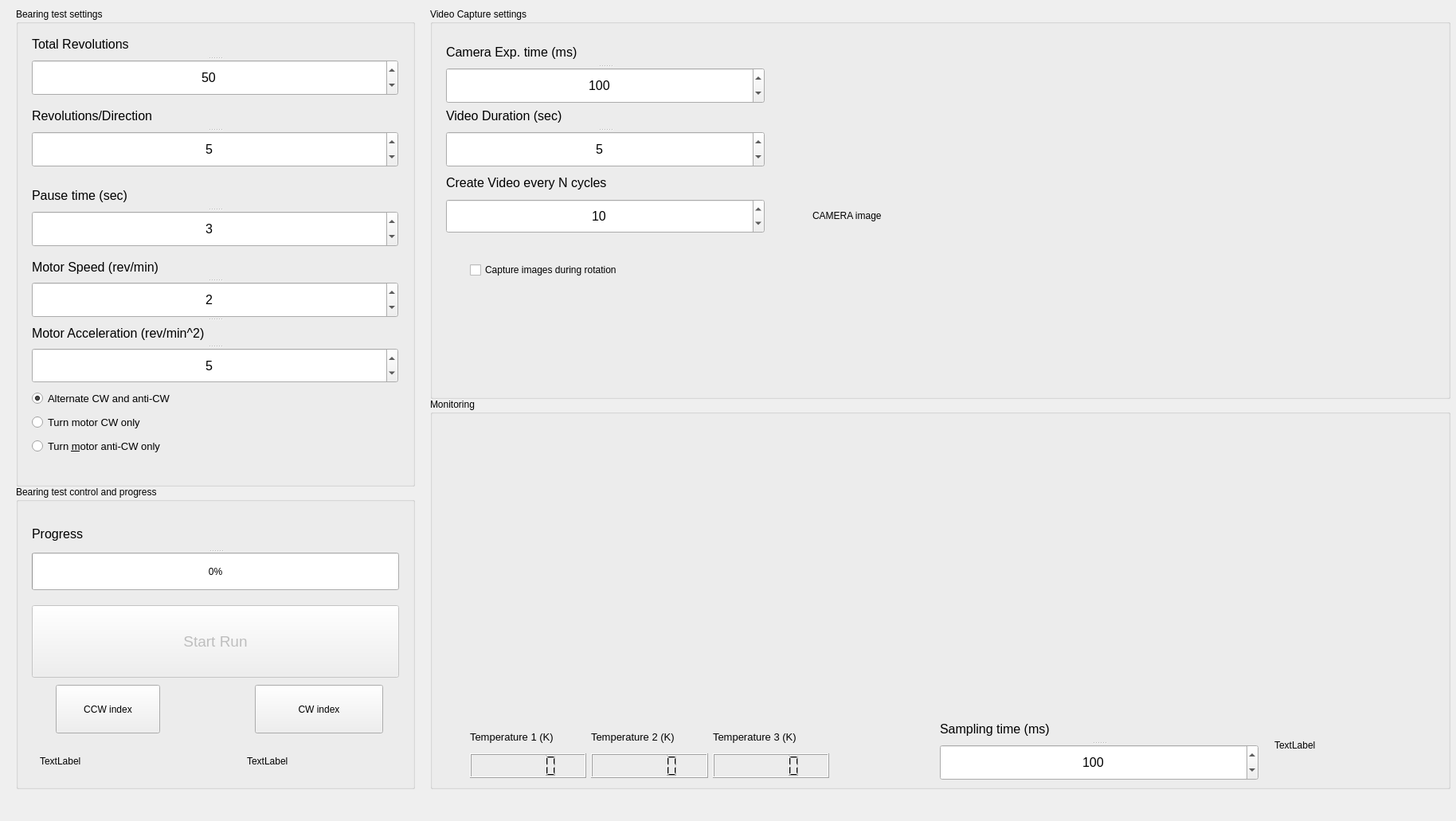
<?xml version="1.0" encoding="UTF-8"?>
<ui version="4.0">
 <class>MainWindow</class>
 <widget class="QMainWindow" name="MainWindow">
  <property name="geometry">
   <rect>
    <x>0</x>
    <y>0</y>
    <width>1828</width>
    <height>1031</height>
   </rect>
  </property>
  <property name="windowTitle">
   <string>MainWindow</string>
  </property>
  <widget class="QWidget" name="centralwidget">
   <widget class="QGroupBox" name="MotorSettings">
    <property name="geometry">
     <rect>
      <x>20</x>
      <y>10</y>
      <width>501</width>
      <height>601</height>
     </rect>
    </property>
    <property name="title">
     <string>Bearing test settings</string>
    </property>
    <widget class="QSplitter" name="splitter_8">
     <property name="enabled">
      <bool>true</bool>
     </property>
     <property name="geometry">
      <rect>
       <x>20</x>
       <y>120</y>
       <width>460</width>
       <height>80</height>
      </rect>
     </property>
     <property name="orientation">
      <enum>Qt::Vertical</enum>
     </property>
     <property name="childrenCollapsible">
      <bool>false</bool>
     </property>
     <widget class="QLabel" name="label_19">
      <property name="font">
       <font>
        <pointsize>12</pointsize>
       </font>
      </property>
      <property name="text">
       <string>Revolutions/Direction</string>
      </property>
     </widget>
     <widget class="QSpinBox" name="motor_revolutions_per_direction_spinBox">
      <property name="font">
       <font>
        <pointsize>12</pointsize>
       </font>
      </property>
      <property name="alignment">
       <set>Qt::AlignCenter</set>
      </property>
      <property name="maximum">
       <number>99999999</number>
      </property>
      <property name="value">
       <number>5</number>
      </property>
     </widget>
    </widget>
    <widget class="QSplitter" name="splitter">
     <property name="enabled">
      <bool>true</bool>
     </property>
     <property name="geometry">
      <rect>
       <x>20</x>
       <y>30</y>
       <width>460</width>
       <height>80</height>
      </rect>
     </property>
     <property name="orientation">
      <enum>Qt::Vertical</enum>
     </property>
     <property name="childrenCollapsible">
      <bool>false</bool>
     </property>
     <widget class="QLabel" name="label_2">
      <property name="font">
       <font>
        <pointsize>12</pointsize>
       </font>
      </property>
      <property name="text">
       <string>Total Revolutions</string>
      </property>
     </widget>
     <widget class="QSpinBox" name="motor_total_revolutions_spinBox">
      <property name="font">
       <font>
        <pointsize>12</pointsize>
       </font>
      </property>
      <property name="alignment">
       <set>Qt::AlignCenter</set>
      </property>
      <property name="minimum">
       <number>0</number>
      </property>
      <property name="maximum">
       <number>160000</number>
      </property>
      <property name="value">
       <number>50</number>
      </property>
     </widget>
    </widget>
    <widget class="QSplitter" name="splitter_2">
     <property name="geometry">
      <rect>
       <x>20</x>
       <y>220</y>
       <width>460</width>
       <height>80</height>
      </rect>
     </property>
     <property name="orientation">
      <enum>Qt::Vertical</enum>
     </property>
     <property name="childrenCollapsible">
      <bool>false</bool>
     </property>
     <widget class="QLabel" name="label_4">
      <property name="font">
       <font>
        <pointsize>12</pointsize>
       </font>
      </property>
      <property name="text">
       <string>Pause time (sec)</string>
      </property>
     </widget>
     <widget class="QSpinBox" name="pause_time_spinBox">
      <property name="font">
       <font>
        <pointsize>12</pointsize>
       </font>
      </property>
      <property name="alignment">
       <set>Qt::AlignCenter</set>
      </property>
      <property name="maximum">
       <number>1300000</number>
      </property>
      <property name="value">
       <number>3</number>
      </property>
     </widget>
    </widget>
    <widget class="QSplitter" name="splitter_5">
     <property name="geometry">
      <rect>
       <x>20</x>
       <y>310</y>
       <width>460</width>
       <height>161</height>
      </rect>
     </property>
     <property name="orientation">
      <enum>Qt::Vertical</enum>
     </property>
     <property name="childrenCollapsible">
      <bool>false</bool>
     </property>
     <widget class="QSplitter" name="splitter_4">
      <property name="orientation">
       <enum>Qt::Vertical</enum>
      </property>
      <property name="childrenCollapsible">
       <bool>false</bool>
      </property>
      <widget class="QLabel" name="label_3">
       <property name="font">
        <font>
         <pointsize>12</pointsize>
        </font>
       </property>
       <property name="text">
        <string>Motor Speed (rev/min)</string>
       </property>
      </widget>
      <widget class="QSpinBox" name="motor_speed_spinBox">
       <property name="font">
        <font>
         <pointsize>12</pointsize>
        </font>
       </property>
       <property name="alignment">
        <set>Qt::AlignCenter</set>
       </property>
       <property name="value">
        <number>2</number>
       </property>
      </widget>
     </widget>
     <widget class="QSplitter" name="splitter_3">
      <property name="orientation">
       <enum>Qt::Vertical</enum>
      </property>
      <property name="childrenCollapsible">
       <bool>false</bool>
      </property>
      <widget class="QLabel" name="label_5">
       <property name="font">
        <font>
         <pointsize>12</pointsize>
        </font>
       </property>
       <property name="text">
        <string>Motor Acceleration (rev/min^2)</string>
       </property>
      </widget>
      <widget class="QSpinBox" name="motor_acceleration_spinBox">
       <property name="font">
        <font>
         <pointsize>12</pointsize>
        </font>
       </property>
       <property name="alignment">
        <set>Qt::AlignCenter</set>
       </property>
       <property name="value">
        <number>5</number>
       </property>
      </widget>
     </widget>
    </widget>
    <widget class="QRadioButton" name="motor_anti_CW_radioButton">
     <property name="geometry">
      <rect>
       <x>20</x>
       <y>540</y>
       <width>460</width>
       <height>20</height>
      </rect>
     </property>
     <property name="font">
      <font>
       <pointsize>10</pointsize>
      </font>
     </property>
     <property name="text">
      <string>Turn &amp;motor anti-CW only</string>
     </property>
    </widget>
    <widget class="QRadioButton" name="motor_CW_radioButton">
     <property name="geometry">
      <rect>
       <x>20</x>
       <y>510</y>
       <width>460</width>
       <height>20</height>
      </rect>
     </property>
     <property name="font">
      <font>
       <pointsize>10</pointsize>
      </font>
     </property>
     <property name="text">
      <string>Turn motor CW only</string>
     </property>
    </widget>
    <widget class="QRadioButton" name="motor_alternate_direction_radioButton">
     <property name="geometry">
      <rect>
       <x>20</x>
       <y>480</y>
       <width>460</width>
       <height>20</height>
      </rect>
     </property>
     <property name="font">
      <font>
       <pointsize>10</pointsize>
      </font>
     </property>
     <property name="text">
      <string>Alternate CW and anti-CW</string>
     </property>
     <property name="checked">
      <bool>true</bool>
     </property>
    </widget>
   </widget>
   <widget class="QGroupBox" name="groupBox_2">
    <property name="geometry">
     <rect>
      <x>540</x>
      <y>10</y>
      <width>1281</width>
      <height>491</height>
     </rect>
    </property>
    <property name="title">
     <string>Video Capture settings</string>
    </property>
    <widget class="QSplitter" name="splitter_9">
     <property name="geometry">
      <rect>
       <x>20</x>
       <y>40</y>
       <width>400</width>
       <height>80</height>
      </rect>
     </property>
     <property name="orientation">
      <enum>Qt::Vertical</enum>
     </property>
     <widget class="QLabel" name="label_21">
      <property name="font">
       <font>
        <pointsize>12</pointsize>
       </font>
      </property>
      <property name="text">
       <string>Camera Exp. time (ms)</string>
      </property>
     </widget>
     <widget class="QSpinBox" name="camera_exp_time_spinBox">
      <property name="font">
       <font>
        <pointsize>12</pointsize>
       </font>
      </property>
      <property name="alignment">
       <set>Qt::AlignCenter</set>
      </property>
      <property name="maximum">
       <number>999999</number>
      </property>
      <property name="value">
       <number>100</number>
      </property>
     </widget>
    </widget>
    <widget class="QSplitter" name="splitter_7">
     <property name="geometry">
      <rect>
       <x>20</x>
       <y>120</y>
       <width>400</width>
       <height>80</height>
      </rect>
     </property>
     <property name="orientation">
      <enum>Qt::Vertical</enum>
     </property>
     <widget class="QLabel" name="label_9">
      <property name="font">
       <font>
        <pointsize>12</pointsize>
       </font>
      </property>
      <property name="text">
       <string>Video Duration (sec)</string>
      </property>
     </widget>
     <widget class="QSpinBox" name="video_duration_spinBox">
      <property name="font">
       <font>
        <pointsize>12</pointsize>
       </font>
      </property>
      <property name="alignment">
       <set>Qt::AlignCenter</set>
      </property>
      <property name="value">
       <number>5</number>
      </property>
     </widget>
    </widget>
    <widget class="QLabel" name="image_camera_livestream">
     <property name="geometry">
      <rect>
       <x>480</x>
       <y>50</y>
       <width>651</width>
       <height>421</height>
      </rect>
     </property>
     <property name="autoFillBackground">
      <bool>false</bool>
     </property>
     <property name="text">
      <string>CAMERA image</string>
     </property>
     <property name="scaledContents">
      <bool>true</bool>
     </property>
    </widget>
    <widget class="QCheckBox" name="CaptureImagesDuringRotation">
     <property name="geometry">
      <rect>
       <x>50</x>
       <y>310</y>
       <width>361</width>
       <height>38</height>
      </rect>
     </property>
     <property name="text">
      <string>Capture images during rotation</string>
     </property>
    </widget>
    <widget class="QLabel" name="label_13">
     <property name="geometry">
      <rect>
       <x>20</x>
       <y>203</y>
       <width>400</width>
       <height>33</height>
      </rect>
     </property>
     <property name="font">
      <font>
       <pointsize>12</pointsize>
      </font>
     </property>
     <property name="text">
      <string>Create Video every N cycles</string>
     </property>
    </widget>
    <widget class="QSpinBox" name="video_cycle_spinBox">
     <property name="geometry">
      <rect>
       <x>20</x>
       <y>240</y>
       <width>400</width>
       <height>43</height>
      </rect>
     </property>
     <property name="font">
      <font>
       <pointsize>12</pointsize>
      </font>
     </property>
     <property name="alignment">
      <set>Qt::AlignCenter</set>
     </property>
     <property name="minimum">
      <number>1</number>
     </property>
     <property name="maximum">
      <number>999</number>
     </property>
     <property name="value">
      <number>10</number>
     </property>
    </widget>
   </widget>
   <widget class="QGroupBox" name="groupBox_3">
    <property name="geometry">
     <rect>
      <x>20</x>
      <y>610</y>
      <width>501</width>
      <height>381</height>
     </rect>
    </property>
    <property name="title">
     <string>Bearing test control and progress</string>
    </property>
    <widget class="QPushButton" name="start_run_button">
     <property name="enabled">
      <bool>false</bool>
     </property>
     <property name="geometry">
      <rect>
       <x>20</x>
       <y>150</y>
       <width>461</width>
       <height>91</height>
      </rect>
     </property>
     <property name="font">
      <font>
       <pointsize>14</pointsize>
      </font>
     </property>
     <property name="text">
      <string>Start Run</string>
     </property>
    </widget>
    <widget class="QSplitter" name="splitter_6">
     <property name="geometry">
      <rect>
       <x>20</x>
       <y>40</y>
       <width>461</width>
       <height>91</height>
      </rect>
     </property>
     <property name="orientation">
      <enum>Qt::Vertical</enum>
     </property>
     <widget class="QLabel" name="label_8">
      <property name="font">
       <font>
        <pointsize>12</pointsize>
       </font>
      </property>
      <property name="text">
       <string>Progress</string>
      </property>
     </widget>
     <widget class="QProgressBar" name="revolutions_counter">
      <property name="value">
       <number>0</number>
      </property>
     </widget>
    </widget>
    <widget class="QPushButton" name="doCCWindex">
     <property name="geometry">
      <rect>
       <x>50</x>
       <y>250</y>
       <width>131</width>
       <height>61</height>
      </rect>
     </property>
     <property name="text">
      <string>CCW index</string>
     </property>
    </widget>
    <widget class="QPushButton" name="doCWindex">
     <property name="geometry">
      <rect>
       <x>300</x>
       <y>250</y>
       <width>161</width>
       <height>61</height>
      </rect>
     </property>
     <property name="text">
      <string>CW index</string>
     </property>
    </widget>
    <widget class="QLabel" name="encoderAValue">
     <property name="geometry">
      <rect>
       <x>30</x>
       <y>330</y>
       <width>171</width>
       <height>32</height>
      </rect>
     </property>
     <property name="text">
      <string>TextLabel</string>
     </property>
    </widget>
    <widget class="QLabel" name="encoderBValue">
     <property name="geometry">
      <rect>
       <x>290</x>
       <y>330</y>
       <width>181</width>
       <height>32</height>
      </rect>
     </property>
     <property name="text">
      <string>TextLabel</string>
     </property>
    </widget>
   </widget>
   <widget class="QGroupBox" name="groupBox_4">
    <property name="geometry">
     <rect>
      <x>540</x>
      <y>500</y>
      <width>1281</width>
      <height>491</height>
     </rect>
    </property>
    <property name="title">
     <string>Monitoring</string>
    </property>
    <widget class="QChartView" name="TorqueChart" native="true">
     <property name="geometry">
      <rect>
       <x>10</x>
       <y>40</y>
       <width>1261</width>
       <height>351</height>
      </rect>
     </property>
     <property name="autoFillBackground">
      <bool>false</bool>
     </property>
    </widget>
    <widget class="QWidget" name="layoutWidget">
     <property name="geometry">
      <rect>
       <x>50</x>
       <y>410</y>
       <width>451</width>
       <height>67</height>
      </rect>
     </property>
     <layout class="QHBoxLayout" name="horizontalLayout_2">
      <item>
       <layout class="QVBoxLayout" name="verticalLayout">
        <property name="spacing">
         <number>5</number>
        </property>
        <item>
         <widget class="QLabel" name="label_10">
          <property name="font">
           <font>
            <pointsize>10</pointsize>
           </font>
          </property>
          <property name="text">
           <string>Temperature 1 (K)</string>
          </property>
         </widget>
        </item>
        <item>
         <widget class="QLCDNumber" name="temp_sensor_1_lcdNumber">
          <property name="font">
           <font>
            <pointsize>12</pointsize>
            <weight>75</weight>
            <bold>true</bold>
           </font>
          </property>
          <property name="cursor">
           <cursorShape>ArrowCursor</cursorShape>
          </property>
         </widget>
        </item>
       </layout>
      </item>
      <item>
       <layout class="QVBoxLayout" name="verticalLayout_2">
        <property name="spacing">
         <number>5</number>
        </property>
        <item>
         <widget class="QLabel" name="label_11">
          <property name="font">
           <font>
            <pointsize>10</pointsize>
           </font>
          </property>
          <property name="text">
           <string>Temperature 2 (K)</string>
          </property>
         </widget>
        </item>
        <item>
         <widget class="QLCDNumber" name="temp_sensor_2_lcdNumber">
          <property name="font">
           <font>
            <pointsize>12</pointsize>
            <weight>75</weight>
            <bold>true</bold>
           </font>
          </property>
          <property name="cursor">
           <cursorShape>ArrowCursor</cursorShape>
          </property>
         </widget>
        </item>
       </layout>
      </item>
      <item>
       <layout class="QVBoxLayout" name="verticalLayout_3">
        <property name="spacing">
         <number>5</number>
        </property>
        <item>
         <widget class="QLabel" name="label_12">
          <property name="font">
           <font>
            <pointsize>10</pointsize>
           </font>
          </property>
          <property name="text">
           <string>Temperature 3 (K)</string>
          </property>
         </widget>
        </item>
        <item>
         <widget class="QLCDNumber" name="temp_sensor_3_lcdNumber">
          <property name="font">
           <font>
            <pointsize>12</pointsize>
            <weight>75</weight>
            <bold>true</bold>
           </font>
          </property>
          <property name="cursor">
           <cursorShape>ArrowCursor</cursorShape>
          </property>
         </widget>
        </item>
       </layout>
      </item>
     </layout>
    </widget>
    <widget class="QSplitter" name="splitter_10">
     <property name="geometry">
      <rect>
       <x>640</x>
       <y>400</y>
       <width>400</width>
       <height>80</height>
      </rect>
     </property>
     <property name="orientation">
      <enum>Qt::Vertical</enum>
     </property>
     <widget class="QLabel" name="label_23">
      <property name="font">
       <font>
        <pointsize>12</pointsize>
       </font>
      </property>
      <property name="text">
       <string>Sampling time (ms)</string>
      </property>
     </widget>
     <widget class="QSpinBox" name="sampling_time">
      <property name="font">
       <font>
        <pointsize>12</pointsize>
       </font>
      </property>
      <property name="alignment">
       <set>Qt::AlignCenter</set>
      </property>
      <property name="maximum">
       <number>999999</number>
      </property>
      <property name="value">
       <number>100</number>
      </property>
     </widget>
    </widget>
    <widget class="QLabel" name="microseconds_current">
     <property name="geometry">
      <rect>
       <x>1060</x>
       <y>420</y>
       <width>211</width>
       <height>32</height>
      </rect>
     </property>
     <property name="text">
      <string>TextLabel</string>
     </property>
    </widget>
   </widget>
  </widget>
  <widget class="QMenuBar" name="menubar">
   <property name="geometry">
    <rect>
     <x>0</x>
     <y>0</y>
     <width>1828</width>
     <height>21</height>
    </rect>
   </property>
  </widget>
 </widget>
 <customwidgets>
  <customwidget>
   <class>QChartView</class>
   <extends>QWidget</extends>
   <header location="global">QtCharts</header>
   <container>1</container>
  </customwidget>
 </customwidgets>
 <resources/>
 <connections/>
</ui>
